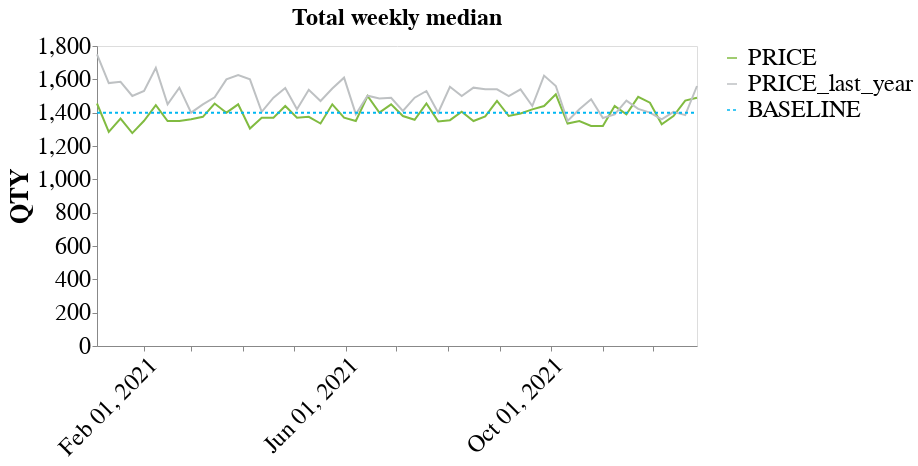

This figure's notebook cell:
### Code cell
tsp.plot_weekly_per_agg(df,actuals_col='PRICE',var_cols=['BASELINE'], agg_col='total', 
                           agg='median', limit_n_plots=3, title_text='',
                          date_from='2021-01-01',date_upto='2021-12-31',plot_two_years_ago=False,plot_last_year=True)

### Figure 1 — Vega-Lite specification as saved in the notebook (floating-point values rounded to 4 significant figures; data arrays with more than 128 entries replaced by an {"elided": "..."} marker saying what was removed)
{"config": {"title": {"font": "Constantia", "fontSize": 24}, "axis": {"labelFont": "Constantia", "titleFont": "Constantia", "labelFontSize": 24, "titleFontSize": 26, "grid": false}, "header": {"labelFont": "Constantia", "titleFont": "Constantia", "labelFontSize": 24, "titleFontSize": 26}, "legend": {"labelFont": "Constantia", "titleFont": "Constantia", "labelFontSize": 24, "titleFontSize": 26}, "view": {"height": 300, "width": 600}}, "concat": [{"mark": {"type": "line"}, "encoding": {"color": {"field": "variable", "legend": {"labelLimit": 1000, "orient": "right", "symbolLimit": 0, "title": ""}, "scale": {"domain": ["PRICE", "PRICE_last_year", "BASELINE"], "range": ["#81BB41", "#BEC1C3", "#00B7F1"]}, "type": "nominal"}, "strokeDash": {"field": "variable", "scale": {"domain": ["PRICE", "PRICE_last_year", "BASELINE"], "range": [[0], [0], [3, 3]]}, "type": "nominal"}, "tooltip": [{"field": "THIS_WEEK_MONDAY", "timeUnit": "yearmonthdate", "type": "temporal"}, {"field": "variable", "type": "nominal"}, {"field": "value", "type": "quantitative"}], "x": {"axis": {"labelAngle": -45, "title": ""}, "field": "THIS_WEEK_MONDAY", "timeUnit": "yearmonthdate", "type": "temporal"}, "y": {"axis": {"title": "QTY"}, "field": "value", "type": "quantitative"}}, "name": "view_1", "title": "Total weekly median "}], "columns": 1, "data": {"name": "data-032c96cc59adf0ecb45656a7e35bbead"}, "params": [{"name": "param_1", "select": {"type": "interval", "encodings": ["x"]}, "views": ["view_1"]}], "$schema": "https://vega.github.io/schema/vega-lite/v5.15.1.json", "datasets": {"data-032c96cc59adf0ecb45656a7e35bbead": {"elided": "156 records"}}}
